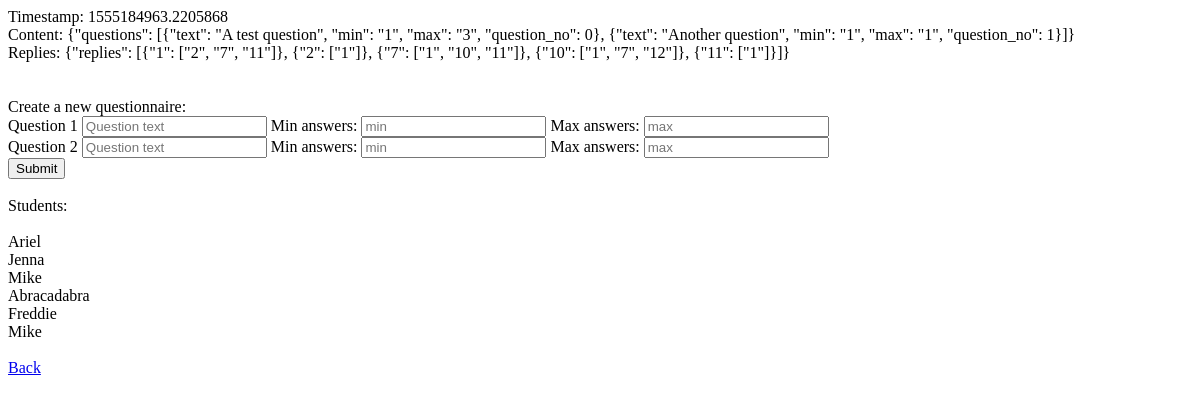
/class/1/1, run on an earlier commit of the app's database.
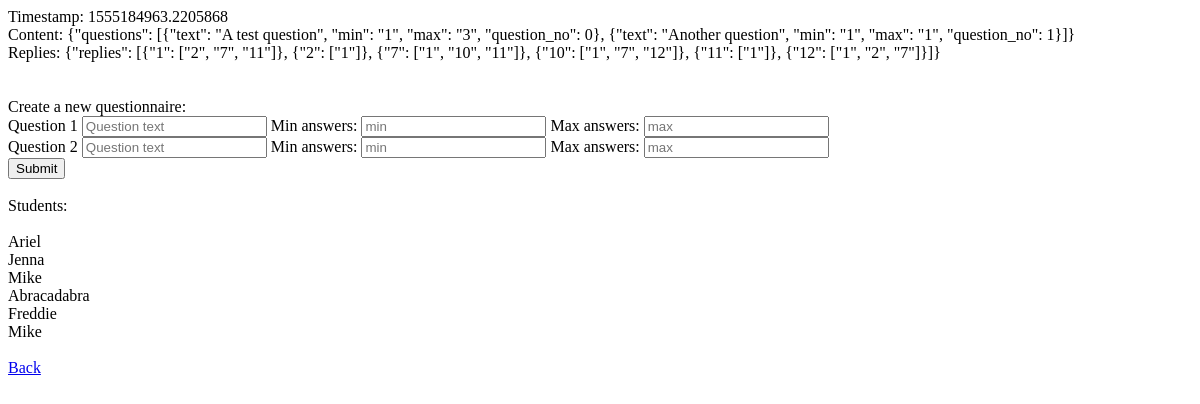
And on a later commit of the database.
### tables this page shows
CREATE TABLE `experiments`
(
  `id` INTEGER PRIMARY KEY AUTOINCREMENT ,
  `info` json,
  `replies` json,
  `class_id` INTEGER,
  `date_created` date,
--   `questionnaire_id` int,
  `finished` bool,
  FOREIGN KEY (class_id) REFERENCES classes(id)
);

CREATE TABLE `students`
(
  `id` INTEGER PRIMARY KEY AUTOINCREMENT ,
  `name` TEXT,
  `class_id` INTEGER,
  FOREIGN KEY (class_id) REFERENCES classes(id)
);

### app.py (the view)
@app.route('/class/<teacher_id>/<class_id>', methods=['GET', 'POST'])
def class_home(teacher_id, class_id):
    if request.method == 'POST':
        questions = [request.form.get('q1'), request.form.get('q2')]
        mins = [request.form.get('min1'), request.form.get('min2')]
        maxs = [request.form.get('max1'), request.form.get('max2')]
        experiment_id = create_questionnaire(questions, mins, maxs, class_id)
        push_questionnaire(experiment_id, class_id)
    experiments = get_experiments(class_id)
    students = get_students_in_class(class_id)
    return render_template('class_home.html',
                           experiments=experiments,
                           class_id=class_id,
                           teacher_id=teacher_id,
                           students=students)

### models.py (called while the page is built)
def get_experiments(class_id):
    con = sql.connect(path.join(ROOT, 'nodedata.db'))
    cur = con.cursor()
    cur.execute("""SELECT id, info, replies, class_id, date_created, finished FROM experiments
                    WHERE class_id = ?""", (class_id,))
    experiments = cur.fetchall()
    con.close()
    return experiments

def get_students_in_class(class_id):
    con = sql.connect(path.join(ROOT, 'nodedata.db'))
    cur = con.cursor()
    cur.execute("""SELECT students.id, students.name, students.class_id FROM students
                    WHERE class_id = ?""", (class_id,))
    students = cur.fetchall()
    con.close()
    return students

### templates/class_home.html (shortened to what this page needs)
<!DOCTYPE html>
<html lang="en">
<head>
</head>
<body>
{% for experiment in experiments %}
    <div>
        Timestamp: {{ experiment[4] }}
        <br/>
        Content: {{ experiment[1] }}
        <br/>
        Replies: {{ experiment[2] }}
        <br/>
    </div>
    <br/>
{% endfor %}
<br/>
Create a new questionnaire:
<form action="/class/{{ teacher_id }}/{{ class_id }}" method="post">
    <label> Question 1
        <input placeholder="Question text" name="q1">
    </label>
    <label> Min answers:
        <input type="number" name="min1" placeholder="min">
    </label>
    <label> Max answers:
        <input type="number" name="max1" placeholder="max">
    </label>
    <br/>
    <label> Question 2
        <input placeholder="Question text" name="q2">
    </label>
    <label> Min answers:
        <input type="number" name="min2" placeholder="min">
    </label>
    <label> Max answers:
        <input type="number" name="max2" placeholder="max">
    </label>
    <br/>
    <input type="submit" value="Submit">
</form>
<br/>
Students:
<br/> <br/>
{% for student in students %}
    {{ student[1] }} <br/>
{% endfor %}
<br/>
<a href="/teacher/{{ teacher_id }}">Back</a>
</body>
</html>

What changed in the data, as far as the page shows it:
changed experiments: replies "{\"replies\": [{\"1\": [\"2\", \"7\", \"11\"]}, {\"2\": [\"1\"]}, {\"7\": [\"1\", \"10\", \"11\"]}, {\"10\": [\"1\", \"7\", \"12\"]}, {\"11\": [\"1\"]}]}" → "{\"replies\": [{\"1\": [\"2\", \"7\", \"11\"]}, {\"2\": [\"1\"]}, {\"7\": [\"1\", \"10\", \"11\"]}, {\"10\": [\"1\", \"7\", \"12\"]}, {\"11\": [\"1\"]}, {\"12\": [\"1\", \"2\", \"7\"]}]}"
